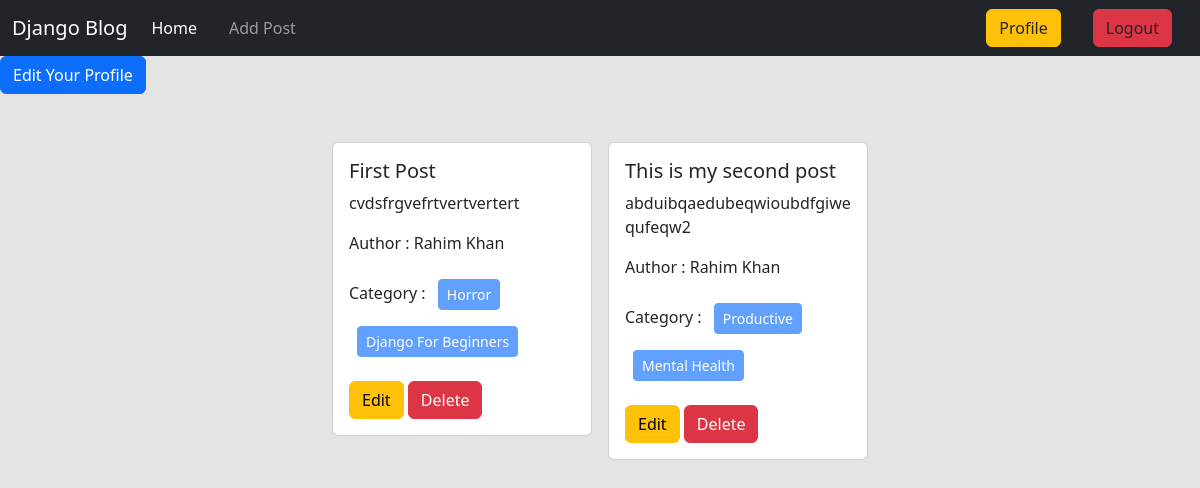
/author/profile/ (signed in), run on an earlier commit of the app's database.
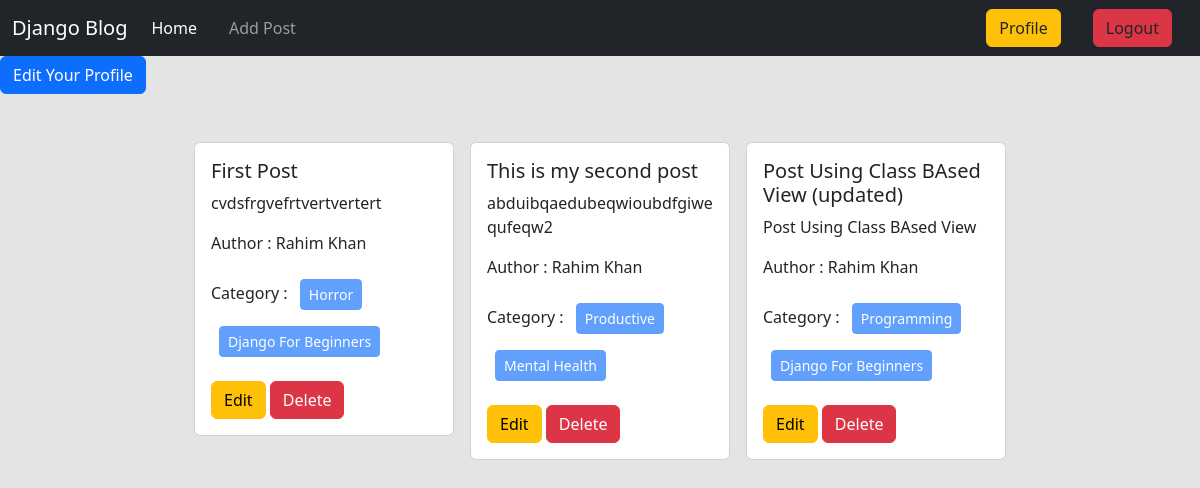
And on a later commit of the database.
### posts/models.py (models this page shows, shortened)
class Post(models.Model):
    title = models.CharField(max_length = 50)
    content = models.TextField()
    category = models.ManyToManyField(Category) # ekta post multiple categorir moddhe thakte pare abar ekta categorir moddhe multiple post thakte pare
    author = models.ForeignKey(User,on_delete = models.CASCADE)
    image = models.ImageField(upload_to='posts/media/uploads/',blank=True,null=True)

### categories/models.py (models this page shows, shortened)
class Category(models.Model):
     name = models.CharField(max_length = 100)
     slug = models.SlugField(max_length = 100, unique = True, null = True, blank = True)

### author/views.py (the view)
# urls.py: path('profile/',views.profile,name = 'profile'),
@login_required
def profile(request):
    data = Post.objects.filter(author = request.user)
    return render(request,'profile.html',{'data' : data})

### author/templates/profile.html
{% extends 'base.html' %}
{% load crispy_forms_tags %}
{% block content %}
<div>
    <a class="btn btn-primary" href="{% url 'edit_profile' %}">Edit Your Profile</a>
</div>
<div class="d-flex flex-wrap justify-content-center px-5 pt-5">
    {% for post in data %}
    <div class="col-sm-3 mb-3 mb-sm-0">
        <div class="card mx-2">
            <div class="card-body">
                <h5 class="card-title">{{post.title}}</h5>
                <p class="card-text">{{post.content}}</p>
                <p>Author : {{post.author.first_name}} {{post.author.last_name}}</p>
                <p>
                    Category : {% for cat in post.category.all %}
                    <button class="btn btn-primary btn-sm m-2" disabled>{{cat.name}}</button>
                    {% endfor %}
                </p>
                <a href="{% url 'edit_post' post.id %}" class="btn btn-warning">Edit</a>
                <a href="{% url 'delete_post' post.id %}" class="btn btn-danger">Delete</a>
            </div>
        </div>
    </div>
    {% endfor %}
</div>
{% endblock %}

What changed in the data, as far as the page shows it:
added Post: title "Post Using Class BAsed View (updated)", content "Post Using Class BAsed View", author.first_name "Rahim", author.last_name "Khan", Category (name "Django For Beginners")
now on this page (row unchanged): Category: name "Programming", shown under "Post Using Class BAsed View (updated)"
